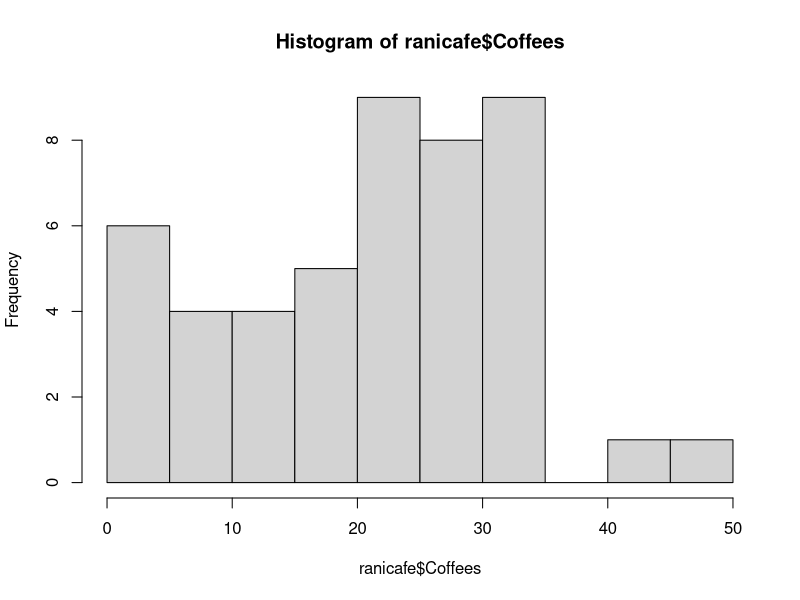
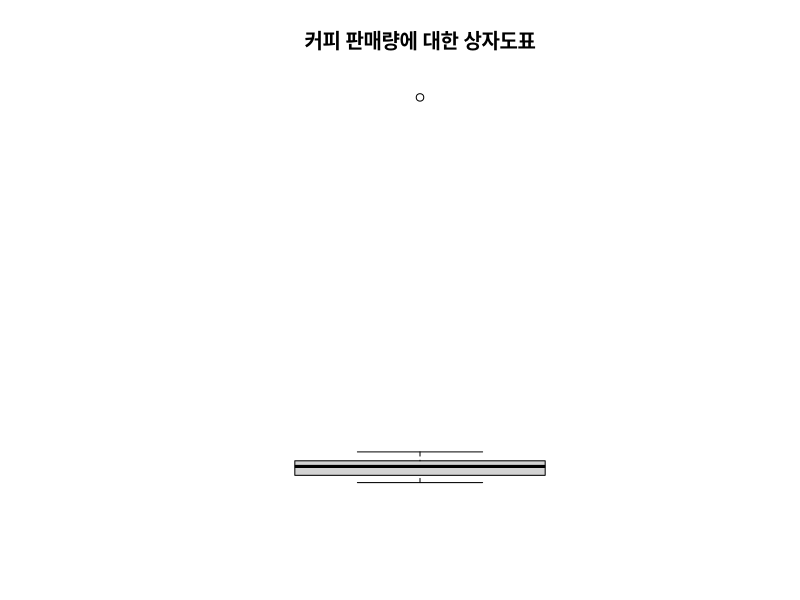
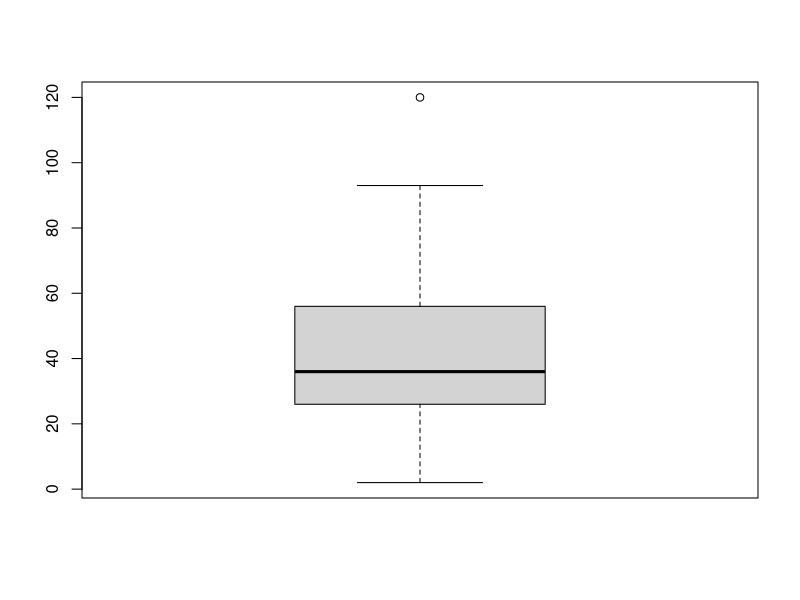

Write R code to recreate these figures, in order.
# 2. 모수와 통계량
# 라니 카페

ranicafe <- read.csv('cafedata.csv', stringsAsFactors = F)
str(ranicafe)
head(ranicafe)
summary(ranicafe)
dim(ranicafe)

ranicafe$Coffees <- as.numeric(ranicafe$Coffees)
sort(ranicafe$Coffees)
sort(ranicafe$Coffees)[1] # 최소값
sort(ranicafe$Coffees, decreasing = T)
sort(ranicafe$Coffees, decreasing = T)[1] # 최대값
min(ranicafe$Coffees, na.rm = T)
max(ranicafe$Coffees, na.rm = T)

stem(ranicafe$Coffees)          # 최빈값
hist(ranicafe$Coffees)

rc <- ranicafe$Coffees
weight <- 1 / (length(rc) - 1) # NA 갯수를 빼주어야 함
sum(rc * weight, na.rm = T)    # 평균
mean(rc, na.rm = T)

rc[rc == max(rc, na.rm = T)] <- 480
mean(rc, na.rm = T)

length(rc)
median.idx <- (1 + length(rc) - 1) / 2
sort(rc)[median.idx]    # 중앙 값
median(rc, na.rm = T)

# 표준편차 구하기
height <- c(164, 166, 168, 170, 172, 174, 176)
height.m <- mean(height)
height.m
h.dev <- height - height.m
h.dev
sum(h.dev)
h.dev2 <- h.dev ** 2
sum(h.dev2)
variance <- sum(h.dev2) / length(height)    # 분산
variance
standard_deviation <- sqrt(variance)        # 표준편차
standard_deviation

mean(height)
var(height)
sd(height)

# 사분위수 구하기
quantile(rc, na.rm = T)
qs <- quantile(rc, na.rm = T)
qs
qs[4] - qs[2]       # 3분위수 - 1분위수 --> IQR(InterQuantile Range)
IQR(rc, na.rm = T)

bp <- boxplot(rc, main = "커피 판매량에 대한 상자도표", axes = F)

# 이상치(Outlier)
boxplot(cars$dist)
qs <- quantile(cars$dist)
qs
iqr <- qs[4] - qs[2]
iqr
upperLimit <- qs[4] + 1.5 * iqr
lowerLimit <- qs[2] - 1.5 * iqr
lowerLimit; upperLimit
cars$dist[cars$dist > upperLimit]     # 이상치
cars$dist[cars$dist < lowerLimit]
